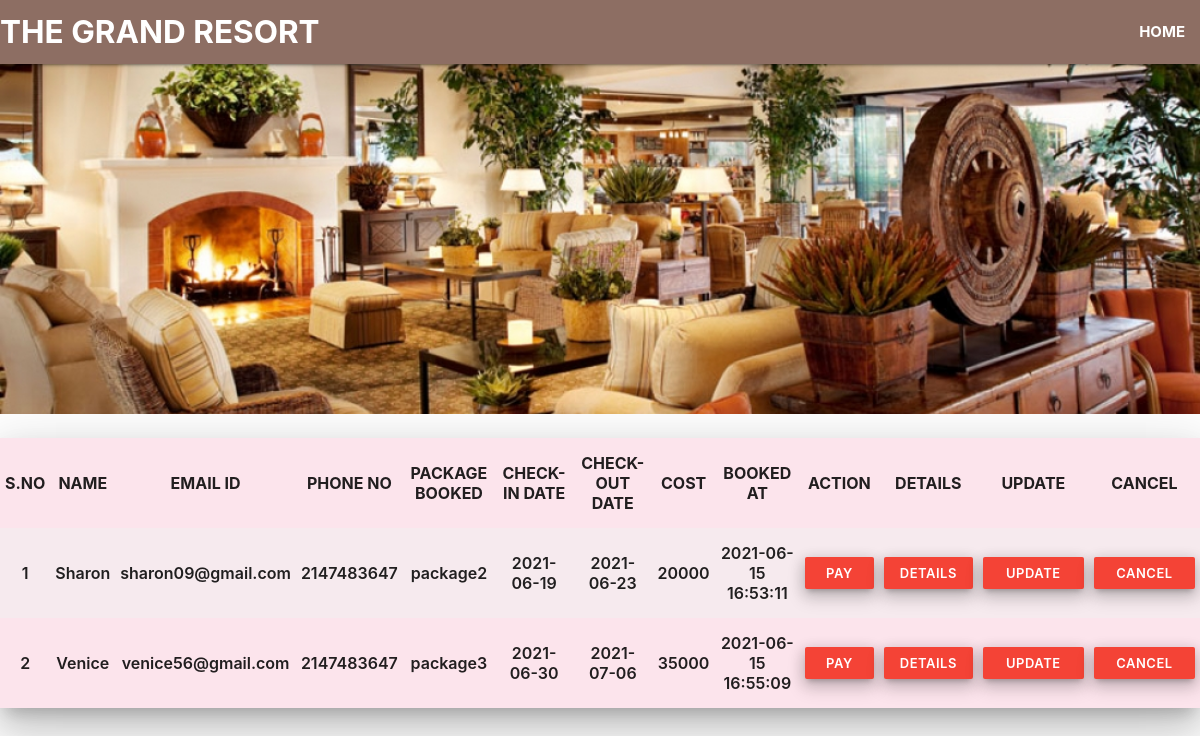
Page /packagetable.php on the committed database.
### tables this page shows
CREATE TABLE `package` (
  `id` int(11) NOT NULL,
  `name` varchar(255) NOT NULL,
  `email` varchar(255) NOT NULL,
  `phone` int(11) NOT NULL,
  `pack` varchar(255) NOT NULL,
  `checkin` date NOT NULL,
  `checkout` date NOT NULL,
  `address` varchar(255) NOT NULL,
  `noofadults` int(11) NOT NULL,
  `noofchildren` int(11) NOT NULL,
  `cost` int(11) NOT NULL,
  `booked_at` timestamp NOT NULL DEFAULT current_timestamp() ON UPDATE current_timestamp()
);

### packagetable.php (the view, shortened to what this page needs)
<?php
include('config.php');
$query="select * from package";
$res = mysqli_query($conn, $query);
$records = mysqli_fetch_all($res, MYSQLI_ASSOC);
?>
<html lang="en">
<head>
    <link rel="stylesheet" href="https://use.fontawesome.com/releases/v5.0.13/css/all.css">
    <link rel="stylesheet" href="https://cdnjs.cloudflare.com/ajax/libs/materialize/1.0.0/css/materialize.min.css">
    <link rel="stylesheet" href="css/table.css">
</head>
<body>
    <header>
        <nav class="nav-wrapper brown lighten-1">
            <a href="#" class="brand-logo "><b>THE GRAND RESORT</b></a>
            <ul class="right hide-on-med-and-down">
                <li>
                    <a href="home.php"><b>HOME</b></a>
                </li>
            </ul>
        </nav>
    </header>
    <div class="parallax-container">
        <div class="parallax">
            <img src="images/booking.jpg" class="responsive-img"> </div>
    </div>
    <div >
        <table class="responsive-table highlight z-depth-5 centered #fce4ec pink lighten-5 striped bordered">
            <thead>
                <tr>
                    <th>S.NO</th>
                    <th>NAME</th>
                    <th>EMAIL ID</th>
                    <th>PHONE NO</th>
                    <th>PACKAGE BOOKED</th>
                    <th>CHECK-IN DATE</th>
                    <th>CHECK-OUT DATE</th>
                    <th>COST</th>
                    <th>BOOKED AT</th>
                    <th>ACTION</th>
                    <th>DETAILS</th>
                    <th>UPDATE</th>
                    <th>CANCEL</th>
                </tr>
            </thead>
            <tbody>
                <?php foreach($records as $record):?>
                    <?php $rv=explode('-',$record['pack']); ?>
                    <tr>
                        <td><?php echo $record['id'];?></td>
                        <td><?php echo $record['name'];?></td>
                        <td><?php echo $record['email'];?></td>
                        <td><?php echo $record['phone'];?></td>
                        <td><?php echo $rv[0];?></td>
                        <td><?php echo $record['checkin'];?></td>
                        <td><?php echo $record['checkout'];?></td>
                        <td><?php echo $rv[1];?></td>
                        <td><?php echo $record['booked_at'];?></td>
                        <td><a href=<?php echo "packagepayment.php?user_id=".$record['id'] ?> class="btn-small red waves-effect waves-light z-depth-3">PAY NOW</a></td>
                        <td><a href="#modal2" class="btn-small red waves-effect waves-light z-depth-3 modal-trigger">DETAILS</a></td>
                        <td><a href=<?php echo "packageupdate.php?user_id=".$record['id'] ?> class="btn-small red waves-effect waves-light z-depth-3">UPDATE BOOKING</a></td>
                        <td><a href="#modal1" class="btn-small red waves-effect waves-light z-depth-3 modal-trigger">CANCEL BOOKING</a></td>
                    </tr>
                <?php endforeach ?>
            </tbody>
        </table>
    </div>
</body>
</html>

### css/table.css (style rules this page uses)
.parallax-container { height: 350px !important; }
.responsive-table { margin-top: 2vw; }
.responsive-table tbody tr td { font-weight: 600; }

### rows in the picture
package: id "1", name "Sharon", email "sharon09@gmail.com", phone "2147483647", pack "package2", checkin "2021-06-19", checkout "2021-06-23", pack "20000", booked_at "2021-06-15 16:53:11"
package: id "2", name "Venice", email "venice56@gmail.com", phone "2147483647", pack "package3", checkin "2021-06-30", checkout "2021-07-06", pack "35000", booked_at "2021-06-15 16:55:09"
